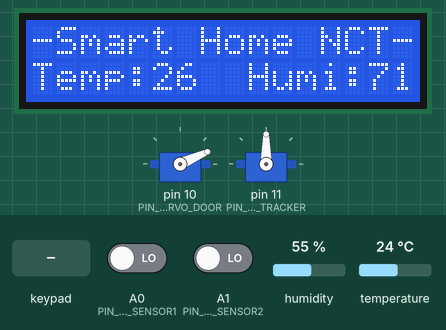
Recording of a sketch running on a simulated Arduino Uno, built with avr-gcc and run on an emulated ATmega328P. Parts: 2 × servo, 16×2 character LCD. Inputs (shaded band) come from the test bench; at power-on: A0 (PIN_LDR_SENSOR1) LOW, humidity 55 %, A1 (PIN_LDR_SENSOR2) LOW, temperature 24 °C. What the sketch prints to the serial monitor is not drawn.

Above: at 1.2 s.
1.3 s: keypad keys 2 2 2 2 # pressed 0.4 s apart
At 4.6 s:
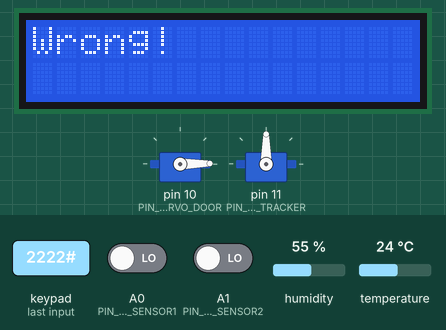
4.8 s: keypad keys 2 2 2 2 * pressed 0.4 s apart
At 9.2 s:
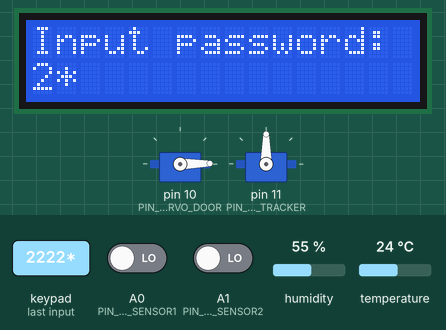
19.7 s: A0 (PIN_LDR_SENSOR1) driven HIGH
At 22.8 s:
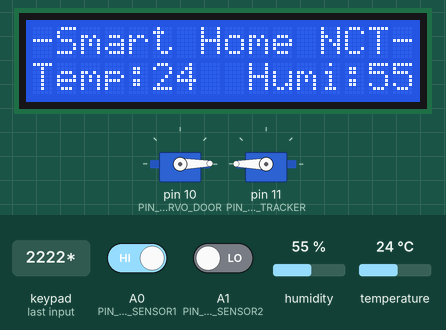
23.0 s: keypad keys 9 8 7 6 pressed 0.4 s apart
At 25.7 s:
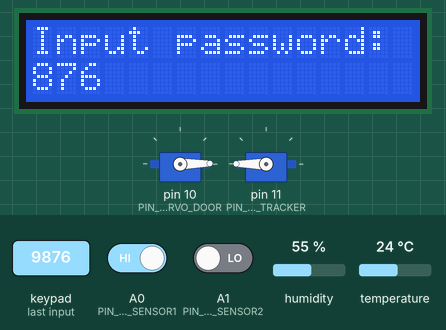
29.4 s: humidity set to 22 %
At 31.2 s:
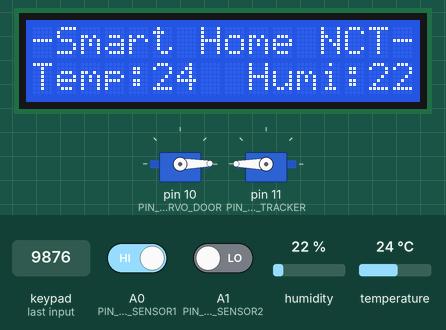
32.0 s: keypad keys 5 4 3 2 # pressed 0.4 s apart
At 35.8 s:
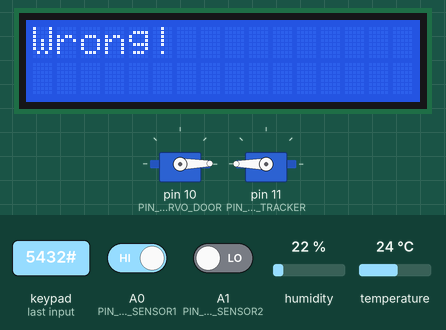
Timing chart, 0 to 37.3 s (numbered marks = the images above; inputs shaded):
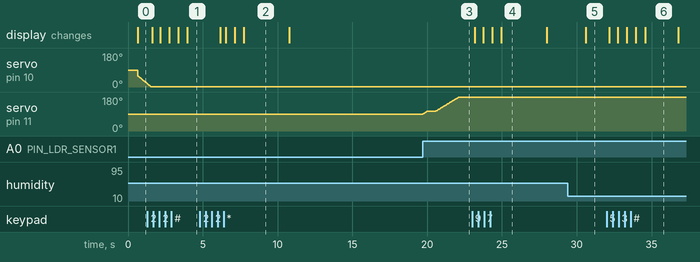

Measured:
- after the input at 1.3 s, the display: first changes after 0.31 s (image 1 shows a later state)
- after the input at 4.8 s, the display: first differs from a run without the input after 1.7 s (image 2 shows a later state)
- after the input at 19.7 s, servo on pin 11 (PIN_SERVO_SOLAR_TRACKER): moves from 90° to 180° over 2.4 s, starting at once
- after the input at 23.0 s, the display: first changes after 0.17 s (image 4 shows a later state)
- after the input at 29.4 s, the display: changes after 1.2 s (image 5)
- after the input at 32.0 s, the display: first changes after 0.17 s (image 6 shows a later state)
- what the display in image 2 shows lasts 3.1 s, from 7.7 s to 10.8 s

The sketch:

arduino1.ino
```cpp
#include <Servo.h>
#include <Keypad.h>
#include <DHT11.h>
#include <LiquidCrystal_I2C.h>
#include <SoftwareSerial.h>

// ==================== PIN DEFINE ====================
#define PIN_LDR_SENSOR1            A0
#define PIN_LDR_SENSOR2            A1

#define PIN_SERVO_DOOR             10
#define PIN_SERVO_SOLAR_TRACKER    11

#define PIN_DHT11                  12

// Avoid A4,A5 of I2C pins
#define PIN_SWSERIAL_TX            A2
#define PIN_SWSERIAL_RX            A3

// ==================== STATE DEFINE ====================
#define STATE_SUNNY                LOW
#define STATE_NO_SUNNY             HIGH

enum E_LCD_STATE {
  E_LCD_STATE_TEMPHUMI,
  E_LCD_STATE_INPUT_PWD,
  E_LCD_STATE_CORRECT_PWD,
  E_LCD_STATE_WRONG_PWD
};

// ==================== KEYPAD ====================
const byte KPAD_ROWS_MAX = 4;
const byte KPAD_COLS_MAX = 4;
char keys[KPAD_ROWS_MAX][KPAD_COLS_MAX] = {
  {'1','2','3','A'},
  {'4','5','6','B'},
  {'7','8','9','C'},
  {'*','0','#','D'}
};
byte kpadRowPins[KPAD_ROWS_MAX] = {9,8,7,6};
byte kpadColPins[KPAD_COLS_MAX] = {5,4,3,2};
Keypad kpad = Keypad( makeKeymap(keys), kpadRowPins, kpadColPins, KPAD_ROWS_MAX, KPAD_COLS_MAX );

// ==================== DHT ====================
DHT11 dht11(PIN_DHT11);

// ==================== SERVO ====================
Servo servoDoor;
Servo servoSolarTracker;

// ==================== LCD ====================
LiquidCrystal_I2C lcd(0x27,16,2);  // set the LCD address to 0x27 for a 16 chars and 2 line display

// ==================== SERIAL COMM SM ====================
// From ESP to Arduino:
#define CMD_LIGHT_STATE        "CMD:LIGHT=" // + 1-byte (char). "1"->ON, "0"->OFF
#define CMD_DOOR_STATE         "CMD:DOOR="  // + 1-byte (char). "1"->OPEN, "0"->CLOSE

// From Arduino to ESP
#define ACK_OK                 "ACK:OK"

#define EV_LIGHT_STATE         "EV:LIGHT=" // + 1-byte (char). "1"->ON, "0"->OFF
#define EV_DOOR_STATE          "EV:DOOR=" // + 1-byte (char). "1"->ON, "0"->OFF
#define EV_RAINCOVER_STATE     "EV:RAINCOVER=" // + 1-byte (char). "1"->ON, "0"->OFF
#define EV_FIREPUMP_STATE      "EV:FIREPUMP=" // + 1-byte (char). "1"->ON, "0"->OFF
#define EV_GARDENPUMP_STATE    "EV:GARDENPUMP=" // + 1-byte (char). "1"->ON, "0"->OFF
#define EV_TEMP_VALUE          "EV:TEMP=" // + 2-byte (char). Ex: "24" degree
#define EV_HUMI_VALUE          "EV:HUMI=" // + 2-byte (char). Ex: "72" %

SoftwareSerial espSerial(PIN_SWSERIAL_RX, PIN_SWSERIAL_TX);

// ==================== GLOBAL STATE ====================
int solarPos = 90;
String passwordInput = "";
const String CorrectPassword = "2222"; // Mat khau cua
E_LCD_STATE lcdState = E_LCD_STATE_TEMPHUMI;
int temp = 26, humi = 71;
int doorPos = 60;

// Timers cho non-blocking
unsigned long lastDHTRead = 0;
unsigned long lastSolarCheck = 0;
unsigned long lastKeypadCheck = 0;
unsigned long lastLcdCheck = 0;
unsigned long lastKeyTime = 0;
unsigned long lastLcdStateTime = 0;
unsigned long lastEventTempHumiTime = 0;


// Functions
void openDoor();
void closeDoor();
void solarTrackingUpdate();
void showLcdTempHumi();
void updateLCDState();
void sendToESP(const String &msg);
void handleEspCommand(String cmd);

void setup() {
  Serial.begin(9600);
  espSerial.begin(9600);
  Serial.println("System start!");

  pinMode(PIN_LDR_SENSOR1, INPUT);
  pinMode(PIN_LDR_SENSOR2, INPUT);

  servoDoor.attach(PIN_SERVO_DOOR);
  void closeDoor();

  servoSolarTracker.attach(PIN_SERVO_SOLAR_TRACKER);
  servoSolarTracker.write(solarPos);

  lcd.init();
  lcd.backlight();
  lcd.setCursor(0,0);
  lcd.print("Hello, welcome!");

  Serial.println("Initialized!");
}

void loop() {
  // ===================== DHT READER EVERY 5s =====================
  if (millis() - lastDHTRead >= 5000) {
    lastDHTRead = millis();

    int result = dht11.readTemperatureHumidity(temp, humi); /** WARNING: this block 1sec */

    if (result == 0) {
      Serial.print("Temp: ");
      Serial.print(temp);
      Serial.print(" C\tHumi: ");
      Serial.print(humi);
      Serial.println(" %");
    } else {
      Serial.println(DHT11::getErrorString(result));
    }
  }

  // ==================== SOLAR TRACKING every 100ms ====================
  if (millis() - lastSolarCheck >= 20) {
    // Serial.println(" lastSolarCheck");
    lastSolarCheck = millis();
    solarTrackingUpdate();
  }

  // ==================== LCD update every 100ms ====================
  if (millis() - lastLcdCheck >= 200) {
    lastLcdCheck = millis();
    updateLCDState();
  }

  if (millis() - lastEventTempHumiTime >= 10000) {
    lastEventTempHumiTime = millis();
    // Send latest temp value to server
    String sTemp = String(temp);
    if (sTemp.length() >= 2) sTemp = sTemp.substring(0,2);
    else sTemp = "0"+sTemp;
    sendToESP(String(EV_TEMP_VALUE)+sTemp);

    // Send latest humi value to server
    String sHumi = String(humi);
    if (sHumi.length() >= 2) sHumi = sHumi.substring(0,2);
    else sHumi = "0"+sHumi;
    sendToESP(String(EV_HUMI_VALUE)+sHumi);
  }

  // ==================== Handle ESP command ====================
  if (espSerial.available()) {
    String cmd = espSerial.readStringUntil('\n');
    handleEspCommand(cmd);
  }
}


// ===================================================================================================================================================================================================================================================
// ================================================================================== FUNCTION ZONE =====================================================================================================
// ===================================================================================================================================================================================================================================================

// Smooth open
void openDoor() {
  if (doorPos >= 60) return;
  for (; doorPos <= 60; doorPos+=1) {
    servoDoor.write(doorPos);
    delay(15);
  }
  sendToESP(String(EV_DOOR_STATE)+"1");
}

// Smooth close
void closeDoor() {
  if (doorPos <= 0) return;
  for (; doorPos > 0; doorPos-=1) {
    servoDoor.write(doorPos);
    delay(15);
  }
  sendToESP(String(EV_DOOR_STATE)+"0");
}


// Solar tracker logic
void solarTrackingUpdate() {
  int s1 = digitalRead(PIN_LDR_SENSOR1);
  int s2 = digitalRead(PIN_LDR_SENSOR2);

  // Light on right → sensor1 = HIGH?
  if (s1 == STATE_NO_SUNNY && s2 == STATE_SUNNY) {
    if (solarPos < 180) {
      solarPos += 1;
      servoSolarTracker.write(solarPos);
    }
  }
  // Light on left
  else if (s2 == STATE_NO_SUNNY && s1 == STATE_SUNNY) {
    if (solarPos > 0) {
      solarPos -= 1;
      servoSolarTracker.write(solarPos);
    }
  }
}

void showLcdTempHumi() {
  lcd.clear();
  lcd.setCursor(0,0);
  lcd.print("-Smart Home NCT-");
  lcd.setCursor(0,1);
  lcd.print("Temp:"+String(temp)+"  Humi:"+String(humi));
  lcd.print(temp, 1);
}

void updateLCDState() {
  char key = kpad.getKey();
  switch (lcdState) {
    case E_LCD_STATE_TEMPHUMI:
      if (millis() - lastLcdStateTime > 500) {
        lastLcdStateTime = millis();
        showLcdTempHumi();
        closeDoor();
      }
      if (key) {
        lcdState = E_LCD_STATE_INPUT_PWD;
        passwordInput = "";
        lcd.clear();
        lcd.setCursor(0,0);
        lcd.print("Input password:");
        lastKeyTime = millis();
      }
      break;

    case E_LCD_STATE_INPUT_PWD:
      if (key) {
        lastKeyTime = millis();
        passwordInput += key;
        lcd.setCursor(0,1);
        lcd.print(passwordInput);
      }

      if (millis() - lastKeyTime >= 3000) {
        lcdState = E_LCD_STATE_TEMPHUMI;
        lastLcdStateTime = millis();
        showLcdTempHumi();
        closeDoor();
      }

      if (passwordInput.length() == CorrectPassword.length()) {
        if (passwordInput.equals(CorrectPassword)) {
          lcdState = E_LCD_STATE_CORRECT_PWD;
          lastLcdStateTime = millis();
          lcd.clear();
          lcd.print("Success");
          openDoor();
        } else {
          lcdState = E_LCD_STATE_WRONG_PWD;
          lastLcdStateTime = millis();
          lcd.clear();
          lcd.print("Wrong!");
        }
      }
      break;

    case E_LCD_STATE_CORRECT_PWD:
      if (millis() - lastLcdStateTime >= 2000) {
        lcdState = E_LCD_STATE_TEMPHUMI;
        lastLcdStateTime = millis();
        showLcdTempHumi();
        closeDoor();
      }
      break;

    case E_LCD_STATE_WRONG_PWD:
      if (millis() - lastLcdStateTime >= 2000) {
        lcdState = E_LCD_STATE_TEMPHUMI;
        lastLcdStateTime = millis();
        showLcdTempHumi();
        closeDoor();
      }
      break;
  }
}

void sendToESP(const String &msg) {
  espSerial.println(msg);
}

void handleEspCommand(String cmd) {
  cmd.trim();
  Serial.println("handleEspCommand: " + cmd);
  if (cmd.startsWith(CMD_DOOR_STATE)) {
      if (cmd.substring(String(CMD_DOOR_STATE).length()).toInt() == 1) {
        openDoor();
        Serial.println("Door opened by server!");
      } else {
        closeDoor();
        Serial.println("Door closed by server!");
      }
  }
}
```
